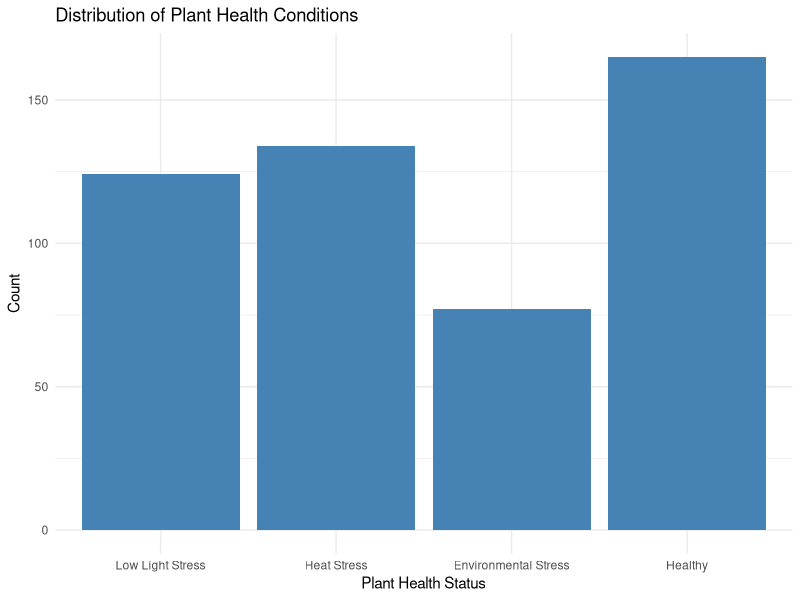
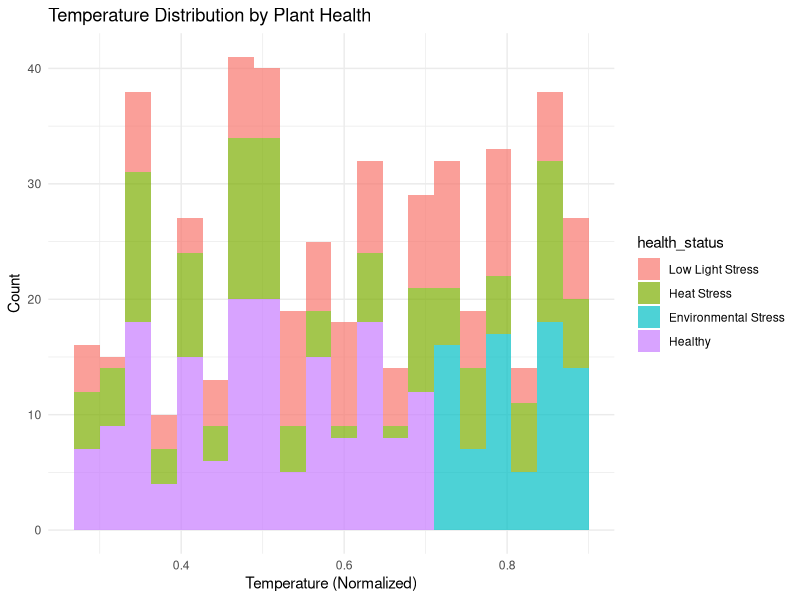
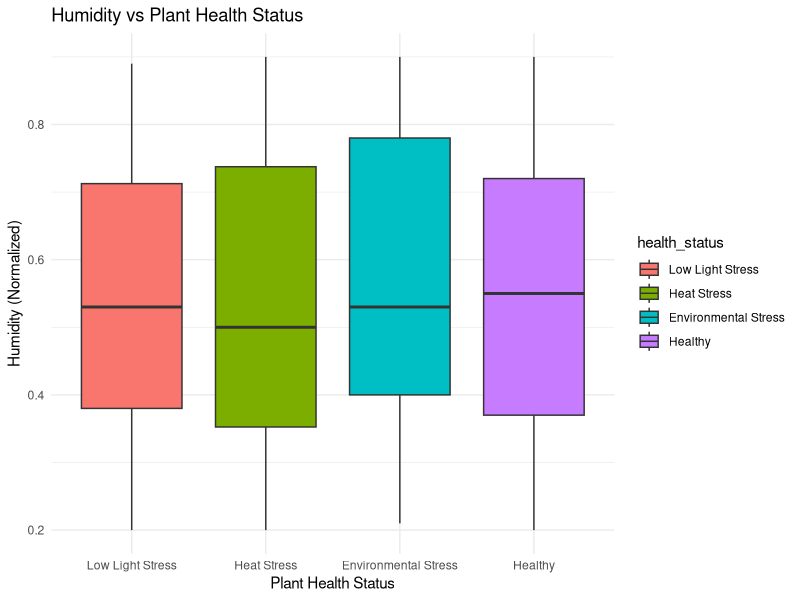
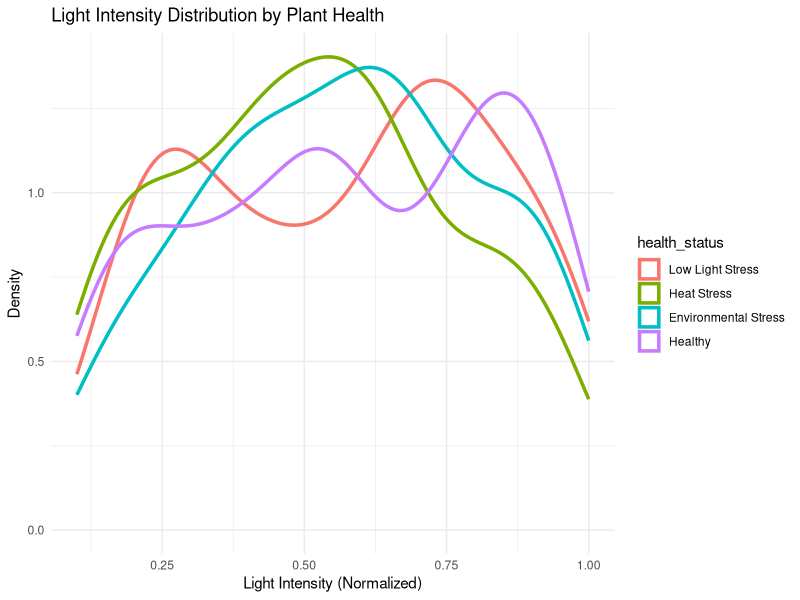
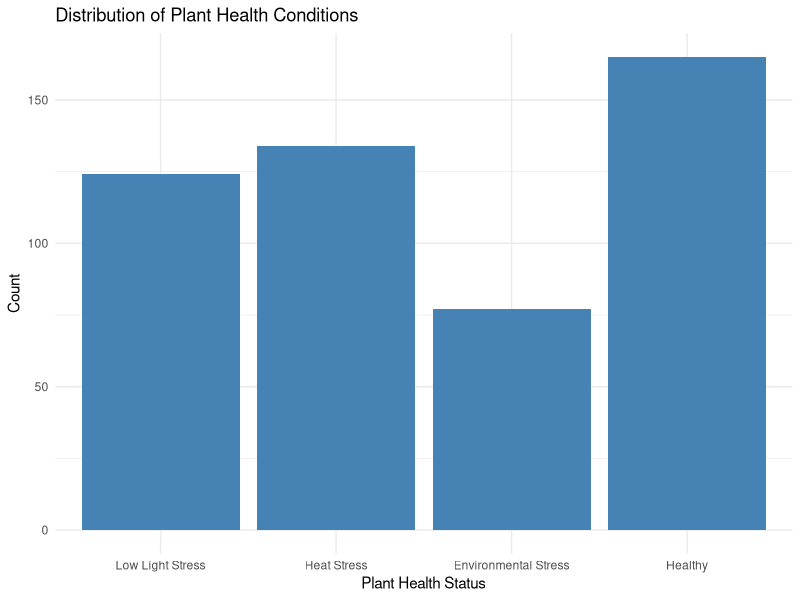
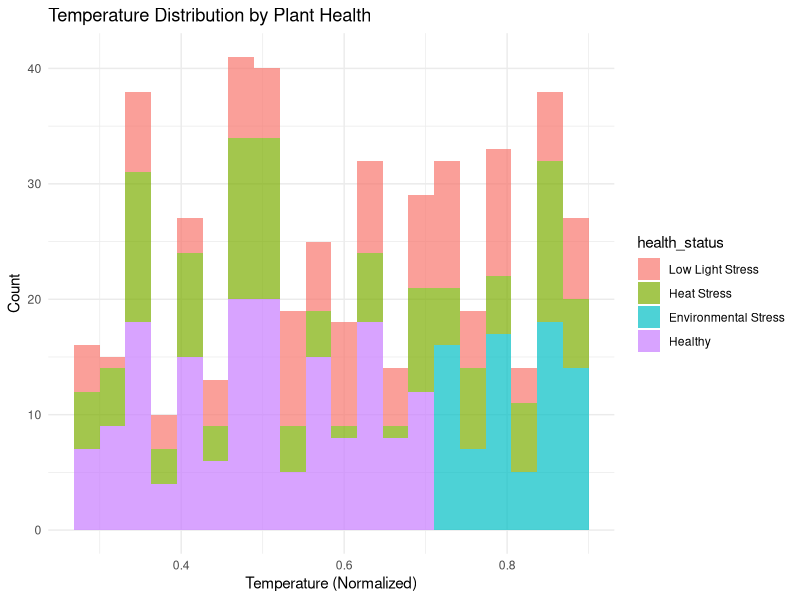
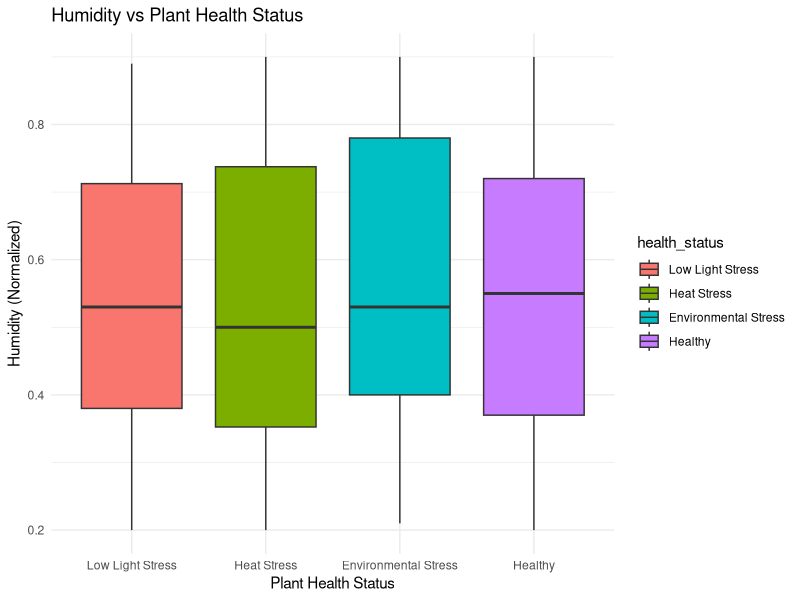
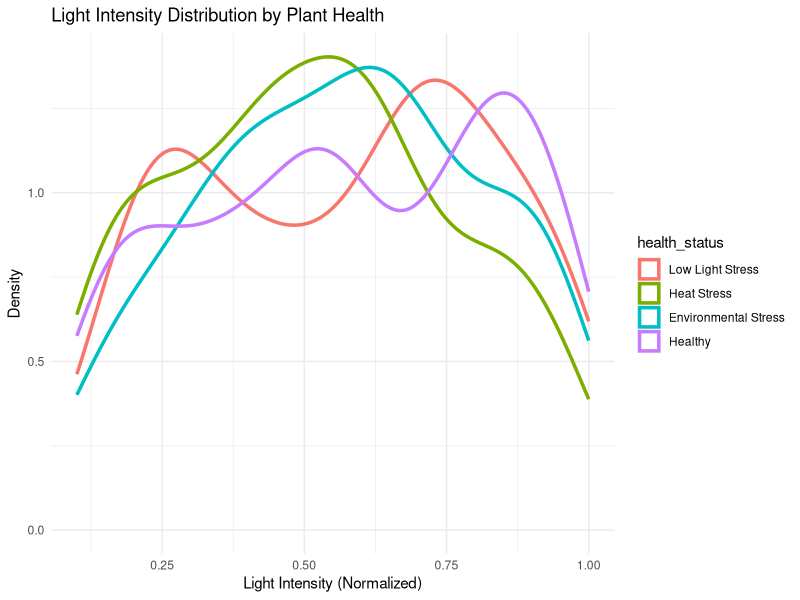

These charts were generated, in order, by the following R code: (Note: this script raises an error after producing the figures.)
#Plant Health Analytics using R

options(repos = c(CRAN = "https://cloud.r-project.org"))


install.packages(c("ggplot2", "dplyr", "tidyr"))
library(ggplot2)
library(dplyr)
library(tidyr)

data <- read.csv("data/clean_data.csv")
head(data)

colnames(data) <- c("soil", "temperature", "humidity", "light", "label")

data$health_status <- factor(
  data$label,
  levels = c(0, 1, 2, 3),
  labels = c(
    "Low Light Stress",
    "Heat Stress",
    "Environmental Stress",
    "Healthy"
  )
)

summary(data)
table(data$health_status)

# Distribution of Plant Health Conditions
p1 <- ggplot(data, aes(x = health_status)) +
  geom_bar(fill = "steelblue") +
  labs(
    title = "Distribution of Plant Health Conditions",
    x = "Plant Health Status",
    y = "Count"
  ) +
  theme_minimal()

print(p1)

# Temperature vs Plant Health
p2 <- ggplot(data, aes(x = temperature, fill = health_status)) +
  geom_histogram(bins = 20, alpha = 0.7) +
  labs(
    title = "Temperature Distribution by Plant Health",
    x = "Temperature (Normalized)",
    y = "Count"
  ) +
  theme_minimal()

print(p2)

#Humidity vs Plant Health
p3 <- ggplot(data, aes(x = health_status, y = humidity, fill = health_status)) +
  geom_boxplot() +
  labs(
    title = "Humidity vs Plant Health Status",
    x = "Plant Health Status",
    y = "Humidity (Normalized)"
  ) +
  theme_minimal()

print(p3)

#Light Intensity vs Plant Health
p4 <- ggplot(data, aes(x = light, color = health_status)) +
  geom_density(size = 1.2) +
  labs(
    title = "Light Intensity Distribution by Plant Health",
    x = "Light Intensity (Normalized)",
    y = "Density"
  ) +
  theme_minimal()

print(p4)

#Correlation

numeric_data <- data %>% select(temperature, humidity, light)
cor(numeric_data)

ggsave("outputs/plots/health_distribution.png", p1)
ggsave("outputs/plots/temperature_distribution.png", p2)
ggsave("outputs/plots/humidity_boxplot.png", p3)
ggsave("outputs/plots/light_density.png", p4)

most_common_condition <- names(sort(table(data$health_status), decreasing = TRUE))[1]
cat("Most common plant condition:", most_common_condition, "\n")

healthy_percent <- round(
  (sum(data$health_status == "Healthy") / nrow(data)) * 100, 2
)
cat("Percentage of healthy plants:", healthy_percent, "%\n")

numeric_data <- data[, c("temperature", "humidity", "light")]
cor_values <- cor(numeric_data, as.numeric(data$label))

most_influential <- rownames(cor_values)[which.max(abs(cor_values))]
cat("Most influential environmental factor:", most_influential, "\n")

if (mean(data$temperature) > 0.75) {
  cat("Warning: High average temperature may cause heat stress.\n")
}

if (mean(data$light) < 0.40) {
  cat("Warning: Low light levels may cause light stress.\n")
}

sink("outputs/insights.txt")

cat("Automated Plant Health Insights\n")
cat("-------------------------------\n")
cat("Most common plant condition:", most_common_condition, "\n")
cat("Percentage of healthy plants:", healthy_percent, "%\n")
cat("Most influential environmental factor:", most_influential, "\n")

if (mean(data$temperature) > 0.75) {
  cat("Warning: High average temperature may cause heat stress.\n")
}

if (mean(data$light) < 0.40) {
  cat("Warning: Low light levels may cause light stress.\n")
}

sink()

